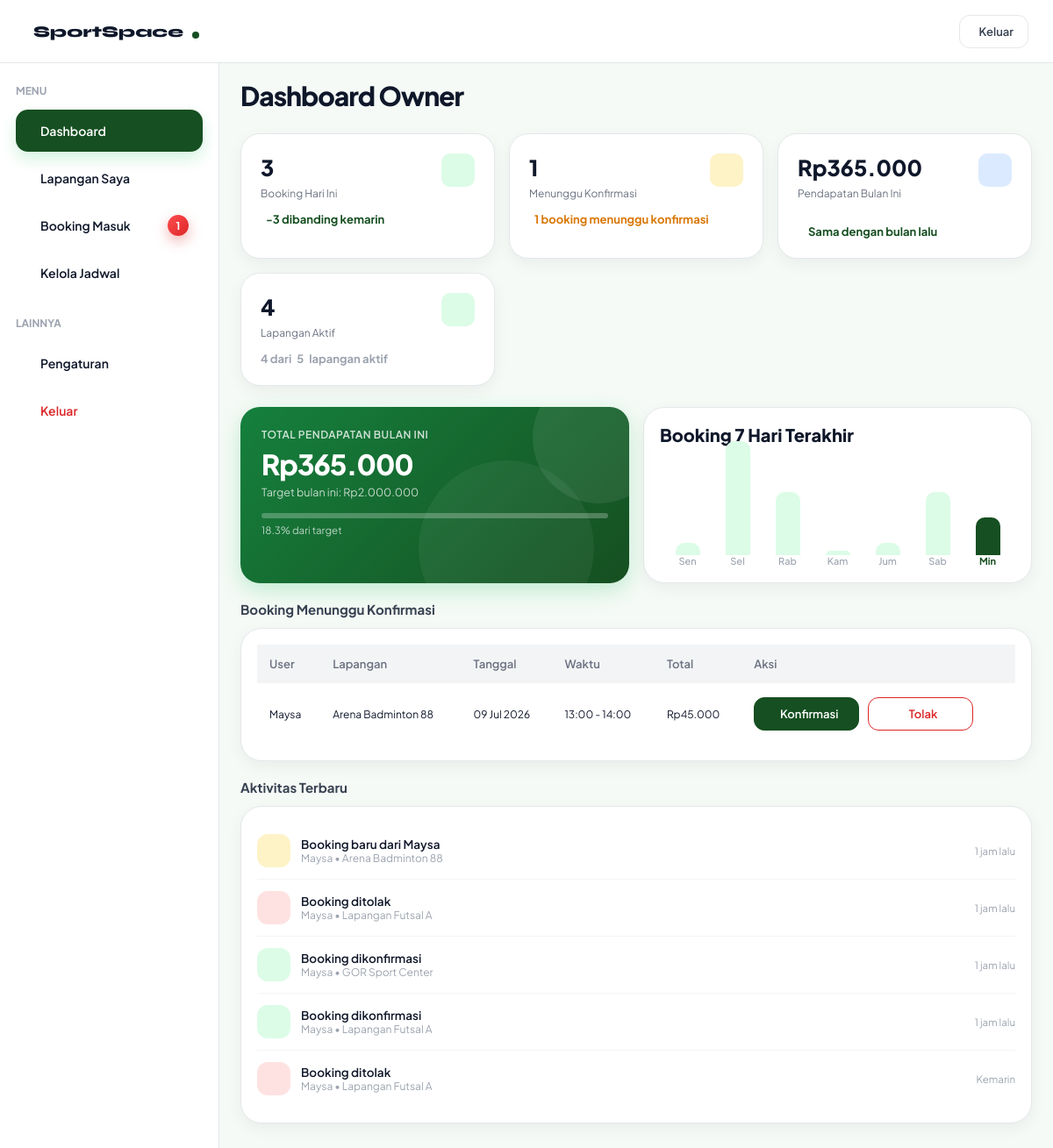
Screenshot of /dashboard-owner.php with the database file from the repository.
### tables this page shows
CREATE TABLE `booking` (
  `booking_id` int(11) NOT NULL,
  `user_id` int(11) NOT NULL,
  `field_id` int(11) NOT NULL,
  `tanggal` date NOT NULL,
  `jam_mulai` time NOT NULL,
  `jam_selesai` time NOT NULL,
  `status` enum('tertunda','terkonfirmasi','ditolak','dibatalkan','selesai') NOT NULL DEFAULT 'tertunda',
  `created_at` timestamp NOT NULL DEFAULT current_timestamp(),
  `booking_code` varchar(20) DEFAULT NULL,
  `metode_pembayaran` varchar(30) DEFAULT NULL,
  `bank` varchar(30) DEFAULT NULL,
  `total` decimal(12,2) NOT NULL
);

CREATE TABLE `users` (
  `user_id` int(11) NOT NULL,
  `nama` varchar(50) NOT NULL,
  `email` varchar(100) NOT NULL,
  `telepon` varchar(15) NOT NULL,
  `password` varchar(255) NOT NULL,
  `role` enum('user','admin','owner') NOT NULL DEFAULT 'user',
  `aktif` enum('aktif','nonaktif') NOT NULL DEFAULT 'aktif',
  `created_at` timestamp NOT NULL DEFAULT current_timestamp()
);

CREATE TABLE `fields` (
  `field_id` int(11) NOT NULL,
  `owner_id` int(11) DEFAULT NULL,
  `nama_lapangan` varchar(100) NOT NULL,
  `jenis` varchar(50) NOT NULL,
  `harga` decimal(10,2) NOT NULL,
  `status` enum('tersedia','penuh') NOT NULL DEFAULT 'tersedia',
  `lokasi` varchar(255) DEFAULT NULL,
  `gambar` varchar(255) DEFAULT NULL,
  `deskripsi` text DEFAULT NULL,
  `owner_name` varchar(100) DEFAULT NULL,
  `owner_phone` varchar(20) DEFAULT NULL,
  `owner_address` varchar(255) DEFAULT NULL,
  `jam_operasional` varchar(50) DEFAULT NULL,
  `kapasitas` int(11) DEFAULT NULL,
  `jenis_lantai` varchar(50) DEFAULT NULL,
  `fasilitas` text DEFAULT NULL,
  `maps_link` text DEFAULT NULL,
  `google_maps_url` text DEFAULT NULL,
  `verifikasi` enum('pending','diterima','ditolak') NOT NULL DEFAULT 'pending',
  `durasi_slot` int(11) NOT NULL DEFAULT 1,
  `hari_libur` text DEFAULT NULL,
  `aktif` enum('aktif','nonaktif') NOT NULL
);

### get-owner-dashboard.php (called while the page is built, shortened)
<?php
include "config.php";
$queryBookingHariIni = mysqli_query($conn, "
SELECT COUNT(*) AS total
FROM booking
WHERE tanggal = CURDATE()
");
$bookingHariIni = mysqli_fetch_assoc($queryBookingHariIni);
$queryPending = mysqli_query($conn, "
SELECT COUNT(*) AS total
FROM booking
WHERE status='tertunda'
");
$pending = mysqli_fetch_assoc($queryPending);
$queryLapanganAktif = mysqli_query($conn, "
SELECT COUNT(*) AS total
FROM fields
WHERE aktif='aktif'
");
$lapanganAktif = mysqli_fetch_assoc($queryLapanganAktif);
$queryTotalLapangan = mysqli_query($conn, "
SELECT COUNT(*) AS total
FROM fields
");
$totalLapangan = mysqli_fetch_assoc($queryTotalLapangan);
$queryPendapatan = mysqli_query($conn,"
SELECT SUM(f.harga) AS total
FROM booking b
JOIN fields f ON b.field_id = f.field_id
WHERE b.status='terkonfirmasi'
AND MONTH(b.tanggal)=MONTH(CURDATE())
AND YEAR(b.tanggal)=YEAR(CURDATE())
");
$pendapatan = mysqli_fetch_assoc($queryPendapatan);
$queryPendapatanLalu = mysqli_query($conn,"
SELECT SUM(f.harga) AS total
FROM booking b
JOIN fields f
ON b.field_id = f.field_id
WHERE b.status='terkonfirmasi'
AND MONTH(b.tanggal)=MONTH(DATE_SUB(CURDATE(), INTERVAL 1 MONTH))
AND YEAR(b.tanggal)=YEAR(DATE_SUB(CURDATE(), INTERVAL 1 MONTH))
");
$pendapatanLalu = mysqli_fetch_assoc($queryPendapatanLalu);
if($pendapatanLalu['total'] == NULL){
    $pendapatanLalu['total'] = 0;
}
$targetPendapatan = 2000000;
$persenTarget = ($pendapatan['total'] / $targetPendapatan) * 100;
if($pendapatanLalu['total'] > 0){
    $persentasePendapatan =
    (($pendapatan['total'] - $pendapatanLalu['total'])
    / $pendapatanLalu['total']) * 100;
}else{
    $persentasePendapatan = 0;
}
$booking7Hari = [];
for($i = 6; $i >= 0; $i--){
    $tanggal = date("Y-m-d", strtotime("-$i day"));
    $query = mysqli_query($conn,"
    SELECT COUNT(*) AS total
    FROM booking
    WHERE tanggal='$tanggal'
    ");
    $data = mysqli_fetch_assoc($query);
    $booking7Hari[] = $data['total'];
    $maxBooking = max($booking7Hari);
}
?>

### get-jadwal-info.php (called while the page is built, shortened)
<?php
include "config.php";
if(isset($_GET['field'])){
    $field_id = (int)$_GET['field'];
}else{
    $cek = mysqli_query($conn,"
    SELECT field_id
    FROM fields
    ORDER BY field_id ASC
    LIMIT 1
    ");
    $fieldPertama = mysqli_fetch_assoc($cek);
    $field_id = $fieldPertama['field_id'];
}
$queryInfo = mysqli_query($conn,"
SELECT *
FROM fields
WHERE field_id='$field_id'
");
$info = mysqli_fetch_assoc($queryInfo);
$queryBookingHariIni = mysqli_query(
    $conn,
    "SELECT COUNT(*) AS total
    FROM booking
    WHERE field_id = '".$info['field_id']."'
    AND tanggal = CURDATE()"
);
$dataBooking = mysqli_fetch_assoc($queryBookingHariIni);
$queryBookingKemarin = mysqli_query($conn,"
SELECT COUNT(*) AS total
FROM booking
WHERE field_id='".$info['field_id']."'
AND tanggal = DATE_SUB(CURDATE(), INTERVAL 1 DAY)
");
$dataBookingKemarin = mysqli_fetch_assoc($queryBookingKemarin);
$selisihBooking =
$dataBooking['total'] - $dataBookingKemarin['total'];
$targetPendapatan = 2000000;
?>

### get-owner-fields.php (called while the page is built, shortened)
<?php
include "config.php";
$queryTotal = mysqli_query($conn,"
SELECT COUNT(*) AS total
FROM fields
");
?>

### get-pending-booking.php (called while the page is built, shortened)
<?php
$queryPendingBooking = mysqli_query($conn, "
SELECT
    booking.booking_id,
    booking.tanggal,
    booking.jam_mulai,
    booking.jam_selesai,
    booking.status,
    users.nama,
    fields.nama_lapangan,
    fields.harga
FROM booking
JOIN users
ON booking.user_id = users.user_id
JOIN fields
ON booking.field_id = fields.field_id
WHERE booking.status = 'tertunda'
ORDER BY booking.created_at ASC
");

### get-owner-activity.php (called while the page is built, shortened)
<?php
$queryActivity = mysqli_query($conn,"
SELECT
    booking.booking_id,
    booking.status,
    booking.created_at,
    users.nama,
    fields.nama_lapangan
FROM booking
JOIN users
ON booking.user_id = users.user_id
JOIN fields
ON booking.field_id = fields.field_id
ORDER BY booking.created_at DESC
LIMIT 5
");

### helper-time.php (called while the page is built, shortened)
<?php
function waktuLalu($datetime){
    $selisih = abs(time() - strtotime($datetime));
    if($selisih < 86400){
        return floor($selisih/3600)." jam lalu";
    }
    if($selisih < 172800){
        return "Kemarin";
    }
    return date("d M Y", strtotime($datetime));
}

### dashboard-owner.php (the view, shortened to what this page needs)
<?php
include "config.php";
include "get-owner-dashboard.php";
include "get-owner-profile.php";
include "get-owner-fields.php";
include "get-jadwal-info.php";
include "get-pending-booking.php";
include "get-owner-activity.php";
include "helper-time.php";
?>
<!DOCTYPE html>
<html lang="id">
<head>
  <link rel="stylesheet" href="owner.css">
  <link rel="stylesheet" href="https://cdn.jsdelivr.net/npm/@tabler/icons-webfont@3.31.0/dist/tabler-icons.min.css">
</head>
<body>
<nav class="navbar">
  <a href="index.php" class="navbar-brand">
    <span>SportSpace</span>
    <div class="dot"></div>
  </a>
  <div class="navbar-actions">
    <a href="login.html">
      <button class="btn btn-outline btn-sm">
        Keluar
      </button>
    </a>
  </div>
</nav>
<div class="dashboard-layout">
  <aside class="sidebar">
    <div class="sidebar-section">
      Menu
    </div>
    <div class="sidebar-item" onclick="showSection('dashboard',this)">
      Dashboard
    </div>
    <div class="sidebar-item" onclick="showSection('lapangan',this)">
      Lapangan Saya
    </div>
    <div class="sidebar-item menu-booking" onclick="showSection('booking',this)">
      Booking Masuk
      <?php if($pending['total'] > 0): ?>
        <span
        id="pending-badge"
        class="badge">
        <?= $pending['total']; ?>
      </span>
      <?php endif; ?>
    </div>
    <div class="sidebar-item" onclick="showSection('jadwal',this)">
      Kelola Jadwal
    </div>
    <div class="sidebar-section">
      Lainnya
    </div>
    <div class="sidebar-item" onclick="showSection('profil',this)">
      Pengaturan
    </div>
    <a href="login.html" style="color:inherit;">
      <div class="sidebar-item sidebar-logout">
        Keluar
      </div>
    </a>
  </aside>
  <main class="dashboard-content">
    <div id="section-dashboard" style="display:none;">
      <h1 class="page-title">Dashboard Owner</h1>
      <div class="stats-grid">
      <div class="stat-card">
        <div class="row-between">
          <div>
            <div class="stat-value">
              <?= $bookingHariIni['total']; ?>
            </div>
            <div class="stat-label">Booking Hari Ini</div>
          </div>
          <div class="icon-badge green">
          </div>
        </div>
        <div class="stat-change stat-up">
          <?php if($selisihBooking > 0){ ?>
          <i class="ti ti-trending-up"></i>
          +<?= $selisihBooking ?> dibanding kemarin
          <?php } elseif($selisihBooking < 0){ ?>
          <?= $selisihBooking ?> dibanding kemarin
          <?php } else { ?>
          <i class="ti ti-minus"></i>
          Sama seperti kemarin
          <?php } ?>
        </div>
      </div>
      <div class="stat-card">
        <div class="row-between">
          <div>
            <div class="stat-value">
              <?= $pending['total']; ?>
            </div>
            <div class="stat-label">Menunggu Konfirmasi</div>
          </div>
          <div class="icon-badge amber">
          </div>
        </div>
        <div class="stat-change" style="color:var(--amber);">
          <?php if($pending['total'] == 0){ ?>
          <i class="ti ti-circle-check"></i>
          Tidak ada booking menunggu
          <?php }elseif($pending['total'] == 1){ ?>
          1 booking menunggu konfirmasi
          <?php }else{ ?>
          <i class="ti ti-alert-circle"></i>
          <?= $pending['total']; ?> booking menunggu konfirmasi
          <?php } ?>
        </div>
      </div>
      <div class="stat-card">
        <div class="row-between">
          <div>
            <div class="stat-value">
              Rp<?= number_format($pendapatan['total'],0,',','.'); ?>
            </div>
            <div class="stat-label">Pendapatan Bulan Ini</div>
          </div>
          <div class="icon-badge blue">
          </div>
        </div>
        <div class="stat-change stat-up">
          <div class="stat-change stat-up">
          <?php if($persentasePendapatan > 0){ ?>
          <i class="ti ti-trending-up"></i>
          +<?= round($persentasePendapatan); ?>% dari bulan lalu
          <?php }elseif($persentasePendapatan < 0){ ?>
          <i class="ti ti-trending-down"></i>
          <?= abs(round($persentasePendapatan)); ?>% lebih rendah dari bulan lalu
          <?php }else{ ?>
          Sama dengan bulan lalu
          <?php } ?>
        </div>
      </div>
    </div>
    <div class="stat-card">
    <div class="row-between">
        <div>
            <div
                class="stat-value"
                id="dashboard-aktif">
                <?= $lapanganAktif['total']; ?>
            </div>
            <div class="stat-label">
                Lapangan Aktif
            </div>
        </div>
        <div class="icon-badge green">
        </div>
    </div>
    <div
        class="stat-change"
        id="dashboard-aktif-text"
        style="color:var(--gray-400);">
        <?= $lapanganAktif['total']; ?>
        dari
        <span id="dashboard-total-lapangan">
            <?= $totalLapangan['total']; ?>
        </span>
        lapangan aktif
    </div>
</div>
  </div>
  <div class="grid-2col">
    <div class="revenue-card">
      <div class="rev-label">Total Pendapatan Bulan Ini</div>
      <div class="rev-amount">
        Rp<?= number_format($pendapatan['total'],0,",","."); ?>
      </div>
      <div class="rev-target">
        Target bulan ini:
        Rp<?= number_format($targetPendapatan,0,",","."); ?>
      </div>
      <div class="progress-bar progress-bar-inner">
        <div
          class="progress-fill"
          style="width: <?= round($persenTarget,1); ?>%;">
        </div>
      </div>
      <div class="rev-pct">
        <?= round($persenTarget,1); ?>% dari target
      </div>
    </div>
    <div class="card card-no-mb">
      <div class="card-header">Booking 7 Hari Terakhir</div>
      <div class="card-body">
        <div class="chart-bar-wrap">
          <?php
          $hari = ["Sen","Sel","Rab","Kam","Jum","Sab","Min"];
            foreach($booking7Hari as $index => $jumlah){
              $tinggi = ($jumlah / $maxBooking) * 100;
              if($jumlah == 0){
                $tinggi = 4;
                }
                ?>
                <div class="chart-bar-col">
                  <div class="chart-bar-area">
                    <div
                    class="chart-bar <?= $index==6 ? 'active' : ''; ?>"
                    style="height:<?= $tinggi ?>%">
                  </div>
                </div>
                <div
                class="chart-bar-label"
                <?= $index==6 ? 'style="color:var(--green);font-weight:700;"' : ''; ?>>
                <?= $hari[$index] ?>
              </div>
            </div>
            <?php } ?>
          </div>
        </div>
      </div>
    </div>
<h2 class="section-h2">
  Booking Menunggu Konfirmasi
</h2>
<div class="card">
  <div class="overflow-x-auto">
    <table class="table">
      <thead>
        <tr>
          <th>User</th>
          <th>Lapangan</th>
          <th>Tanggal</th>
          <th>Waktu</th>
          <th>Total</th>
          <th>Aksi</th>
        </tr>
      </thead>
      <tbody>
        <?php if(mysqli_num_rows($queryPendingBooking) > 0){ ?>
        <?php while($row = mysqli_fetch_assoc($queryPendingBooking)){ ?>
        <tr>
          <td><?= $row['nama']; ?></td>
          <td><?= $row['nama_lapangan']; ?></td>
          <td><?= date('d M Y', strtotime($row['tanggal'])); ?></td>
          <td>
            <?= substr($row['jam_mulai'],0,5); ?>
            -
            <?= substr($row['jam_selesai'],0,5); ?>
          </td>
          <td>
            Rp<?= number_format($row['harga'],0,",","."); ?>
          </td>
          <td>
            <div class="dashboard-actions">
              <a
              href="update-booking-status.php?id=<?= $row['booking_id']; ?>&status=terkonfirmasi"
              class="btn btn-primary btn-sm"
              onclick="return confirm('Konfirmasi booking ini?');">
              Konfirmasi
              </a>
              <a
              href="update-booking-status.php?id=<?= $row['booking_id']; ?>&status=dibatalkan"
              class="btn btn-outline btn-sm btn-red"
              onclick="return confirm('Yakin ingin menolak booking ini?');">
              Tolak
              </a>
            </div>
          </td>
        </tr>
        <?php } ?>
        <?php } ?>
      </tbody>
    </table>
  </div>
</div>
<h2 class="section-h2"><i class="ti ti-activity icon-green"></i> Aktivitas Terbaru</h2>
<div class="card">
  <div class="card-body">
    <?php if(mysqli_num_rows($queryActivity) > 0){ ?>
    <?php while($row = mysqli_fetch_assoc($queryActivity)){ ?>
    <?php
    if($row['status'] == "tertunda"){
      $class = "act-icon-amber";
      $judul = "Booking baru dari ".$row['nama'];
    }
    elseif($row['status'] == "terkonfirmasi"){
      $class = "act-icon-green";
      $judul = "Booking dikonfirmasi";
    }
    elseif($row['status'] == "dibatalkan"){
      $class = "act-icon-red";
      $judul = "Booking ditolak";
    }
    elseif($row['status'] == "selesai"){
      $icon = "ti-info-circle";
      $class = "act-icon-blue";
      $judul = "Booking selesai";
    }
    else{
      $icon = "ti-info-circle";
      $class = "act-icon-blue";
      $judul = "Aktivitas";
    }
    ?>
    <div class="activity-item">
      <div class="activity-icon <?= $class ?>">
      </div>
      <div class="act-body">
        <div class="act-title">
          <?= $judul ?>
        </div>
        <div class="act-sub">
          <?= $row['nama']; ?>
          •
          <?= $row['nama_lapangan']; ?></div>
      </div>
      <div class="act-time">
        <?= waktuLalu($row['created_at']); ?>
      </div>
    </div>
    <?php } ?>
    <?php } ?>
  </div>
</div>
</div>
</main>
</div>
</body>
</html>

### rows the page displays
booking: user.nama "Maysa", field.nama_lapangan "Arena Badminton 88", tanggal "09 Jul 2026", jam_mulai "13:00", jam_selesai "14:00", field.harga "45.000", user.nama "Booking baru dari Maysa", created_at "1 jam lalu"
booking: status "Booking ditolak", user.nama "Maysa", field.nama_lapangan "Lapangan Futsal A", created_at "1 jam lalu"
booking: status "Booking dikonfirmasi", user.nama "Maysa", field.nama_lapangan "GOR Sport Center", created_at "1 jam lalu"
booking: status "Booking dikonfirmasi", user.nama "Maysa", field.nama_lapangan "Lapangan Futsal A", created_at "1 jam lalu"
booking: status "Booking ditolak", user.nama "Maysa", field.nama_lapangan "Lapangan Futsal A", created_at "Kemarin"

### other values shown
$pending['total'] "1"
$bookingHariIni['total'] "3"
$selisihBooking "-3"
$pendapatan['total'] "365.000"
$lapanganAktif['total'] "4"
$totalLapangan['total'] "5"
$targetPendapatan "2.000.000"
$persenTarget "18.3"
$hari[$index] "Sen"
$hari[$index] "Sel"
$hari[$index] "Rab"
$hari[$index] "Kam"
$hari[$index] "Jum"
$hari[$index] "Sab"
$hari[$index] "Min"
